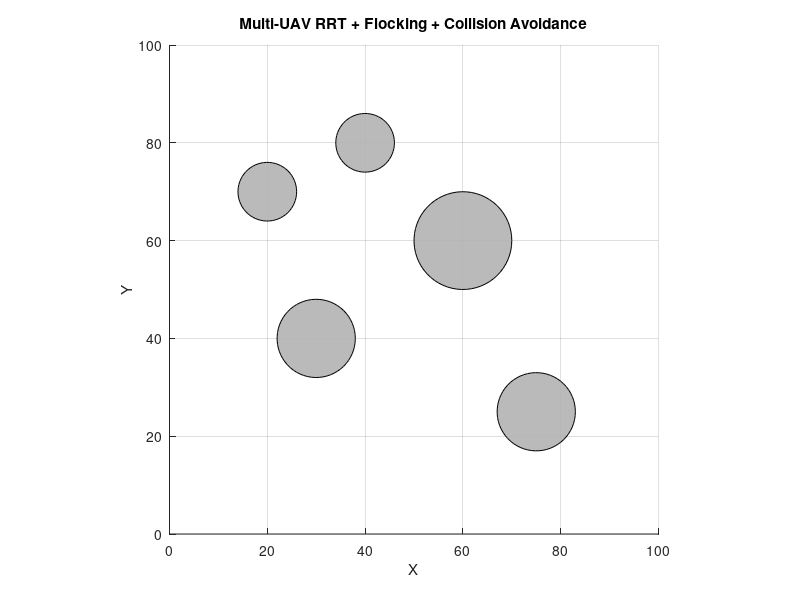

MATLAB code to generate this figure: (Note: this script raises an error after producing the figure.)
function RRTFlockAvoid()
%% MultiUAV: RRT Path Planning + Flocking + Collision Avoidance
%  Allows user to select start and goal nodes, visualizes RRT tree,
%  and animates UAVs along the paths with collision avoidance.

clc; clear; close all;
rng(1);

%% ===== PARAMETERS =====
mapBounds = [0 100 0 100];
numUAVs = 2;            % number of UAVs
stepSize = 4;            % RRT step size
goalBias = 0.1;          % RRT goal bias
maxIters = 2500;         % max RRT iterations
goalRadius = 5;          % goal tolerance
interpStep = 0.1;        % path interpolation step for smooth UAV motion
dt = 0.05;               % simulation timestep

% Obstacles [x y radius]
obstacles = [30 40 8;
             60 60 10;
             40 80 6;
             75 25 8;
             20 70 6];

colors = lines(numUAVs); % UAV colors

%% ===== FIGURE SETUP =====
fig = figure('Name','Multi-UAV RRT Simulation','Color','w','Position',[100 100 1200 700]);
axis(mapBounds); axis equal; hold on; grid on;
xlabel('X'); ylabel('Y'); title('Multi-UAV RRT + Flocking + Collision Avoidance');

% Draw obstacles
theta = linspace(0,2*pi,64);
for i=1:size(obstacles,1)
    patch(obstacles(i,1)+obstacles(i,3)*cos(theta), ...
          obstacles(i,2)+obstacles(i,3)*sin(theta), ...
          [0.7 0.7 0.7],'EdgeColor','k','FaceAlpha',0.9);
end

%% ===== USER INPUT START/GOAL =====
starts = zeros(numUAVs,2);
goals = zeros(numUAVs,2);

for i=1:numUAVs
    disp(['Select START for UAV ' num2str(i) ' (click on plot)']);
    [sx, sy] = ginput(1);
    starts(i,:) = [sx, sy];
    plot(sx, sy, 'o', 'MarkerFaceColor','b','MarkerEdgeColor','k','MarkerSize',6);
    text(sx+1, sy, sprintf('Drone %d Start',i),'Color','b');
    
    disp(['Select GOAL for UAV ' num2str(i) ' (click on plot)']);
    [gx, gy] = ginput(1);
    goals(i,:) = [gx, gy];
    plot(gx, gy, 'o', 'MarkerFaceColor','r','MarkerEdgeColor','k','MarkerSize',6);
    text(gx+1, gy, sprintf('Drone %d Goal',i),'Color','r');
end

%% ===== DRONE SPEED INPUT =====
answer = inputdlg({'Enter UAV speed (1-100):'},'Speed',[1 50],{'20'});
if isempty(answer)
    pauseTime = 0.02;
else
    userSpeed = str2double(answer{1});
    userSpeed = max(1,min(25,userSpeed));
    pauseTime = 0.1/userSpeed;
end

%% ===== RRT SETUP =====
nodes = cell(numUAVs,1);
parent = cell(numUAVs,1);
found = false(numUAVs,1);
foundNodeIndex = zeros(numUAVs,1);

for i=1:numUAVs
    nodes{i} = starts(i,:);
    parent{i} = 0;
end

isCollision = @(p1,p2) segmentCollisionWithCircles(p1,p2,obstacles);
sampleRandom = @() [mapBounds(1)+(mapBounds(2)-mapBounds(1))*rand, ...
                    mapBounds(3)+(mapBounds(4)-mapBounds(3))*rand];

fprintf('Growing RRT Trees...\n');
iter = 0;
while (~all(found)) && iter < maxIters
    iter = iter + 1;
    for d=1:numUAVs
        if found(d), continue; end

        % Sampling
        if rand < goalBias
            qRand = goals(d,:);
        else
            qRand = sampleRandom();
        end

        % Nearest node
        currNodes = nodes{d};
        [~, idxNearest] = min(sum((currNodes - qRand).^2,2));
        qNearest = currNodes(idxNearest,:);

        % Step toward
        dir = qRand - qNearest;
        dist = norm(dir);
        if dist==0, continue; end
        qNew = qNearest + (stepSize/dist)*dir;

        % Check collision
        if ~isCollision(qNearest,qNew)
            nodes{d}(end+1,:) = qNew;
            parent{d}(end+1) = idxNearest;
            plot([qNearest(1) qNew(1)],[qNearest(2) qNew(2)],'-','Color',colors(d,:),'LineWidth',0.8);
            drawnow limitrate;

            % Check goal
            if norm(qNew - goals(d,:)) <= goalRadius
                found(d) = true;
                foundNodeIndex(d) = size(nodes{d},1);
                plot([qNew(1) goals(d,1)],[qNew(2) goals(d,2)],'--','Color',colors(d,:),'LineWidth',1.5);
                nodes{d}(end+1,:) = goals(d,:);
                parent{d}(end+1) = foundNodeIndex(d);
                foundNodeIndex(d) = size(nodes{d},1);
                fprintf('Drone %d found path in %d iterations.\n',d,iter);
            end
        end
    end
end

%% ===== RECONSTRUCT PATHS =====
paths = cell(numUAVs,1);
for d=1:numUAVs
    if found(d)
        idx = foundNodeIndex(d);
        path = nodes{d}(idx,:);
        while parent{d}(idx) ~= 0
            idx = parent{d}(idx);
            path = [nodes{d}(idx,:); path]; %#ok<AGROW>
        end
        paths{d} = path;
        plot(path(:,1), path(:,2),'-','Color',colors(d,:),'LineWidth',2.5);
    else
        paths{d} = [];
    end
end
drawnow;

%% ===== ANIMATE UAVS =====
interpPaths = cell(numUAVs,1);
maxLen = 0;
for d=1:numUAVs
    P = paths{d};
    if isempty(P), continue; end
    pts = P(1,:);
    for k=2:size(P,1)
        seg = P(k,:) - P(k-1,:);
        segLen = norm(seg);
        nSteps = max(ceil(segLen/interpStep),1);
        t = linspace(0,1,nSteps+1)';
        newPts = (1-t)*P(k-1,:) + t*P(k,:);
        pts = [pts; newPts(2:end,:)]; %#ok<AGROW>
    end
    interpPaths{d} = pts;
    maxLen = max(maxLen,size(pts,1));
end

% Initialize UAV markers
droneHandles = gobjects(numUAVs,1);
for d=1:numUAVs
    if ~isempty(interpPaths{d})
        droneHandles(d) = plot(interpPaths{d}(1,1),interpPaths{d}(1,2),'o','MarkerFaceColor',colors(d,:),'MarkerEdgeColor','k','MarkerSize',8);
    end
end
drawnow;

% Animate
for t=1:maxLen
    for d=1:numUAVs
        if isempty(interpPaths{d}), continue; end
        idx = min(t,size(interpPaths{d},1));
        set(droneHandles(d),'XData',interpPaths{d}(idx,1),'YData',interpPaths{d}(idx,2));
    end
    drawnow limitrate;
    pause(pauseTime);
end

fprintf('Simulation Complete!\n');

end

%% ===== HELPER FUNCTIONS =====
%%
function hit = segmentCollisionWithCircles(p1,p2,circles)
hit = false;
for i=1:size(circles,1)
    if segmentCircleIntersect(p1,p2,circles(i,1:2),circles(i,3))
        hit = true; return;
    end
end
end

function tf = segmentCircleIntersect(a,b,center,r)
ab = b-a; ac = center-a;
ab2 = dot(ab,ab);
if ab2==0
    d = norm(ac);
else
    t = max(0,min(1,dot(ac,ab)/ab2));
    proj = a + t*ab;
    d = norm(proj-center);
end
tf = (d<=r);
end